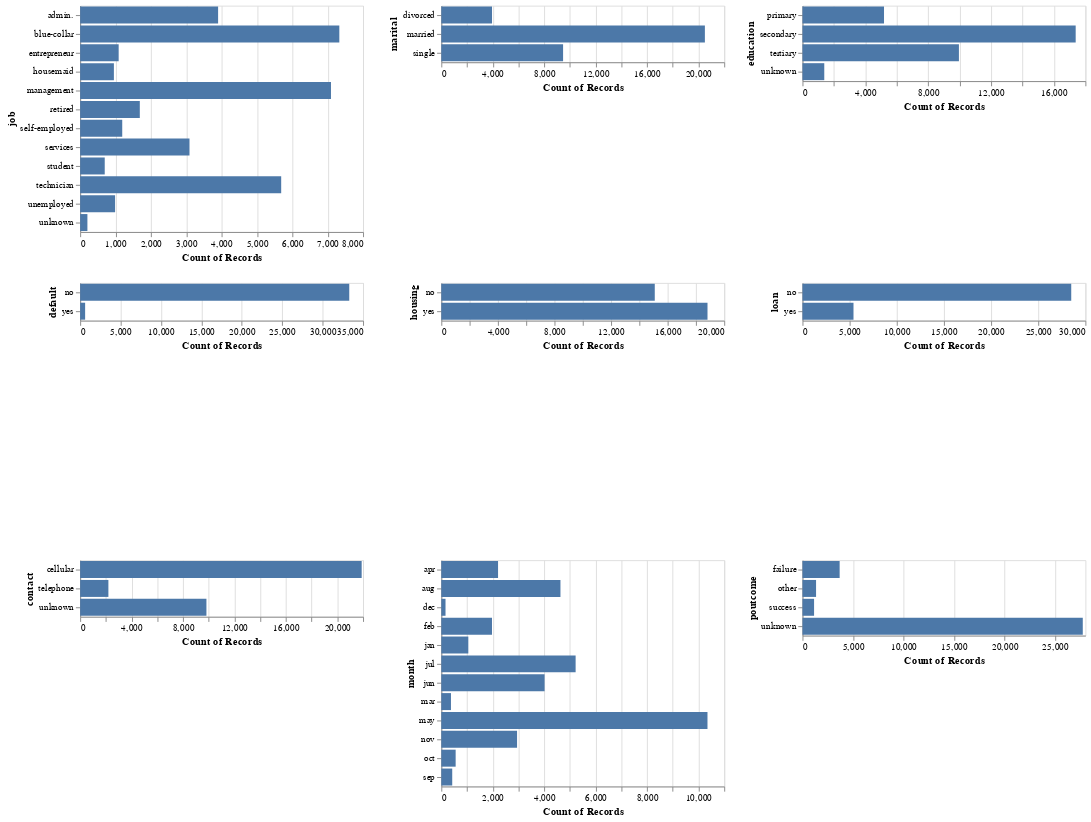

Write notebook code for a chart like this one.
### Code cell
import altair as alt
alt.data_transformers.enable("vegafusion")

alt.Chart(train_df).mark_bar().encode(
    x="count()",
    y=alt.Y(alt.repeat()).type("nominal")
).repeat(
    categorical_cols, columns=3
)

### Figure 1 — Vega specification as saved in the notebook (floating-point values rounded to 4 significant figures)
{"$schema": "https://vega.github.io/schema/vega/v5.json", "data": [{"name": "source_0"}, {"name": "data_0", "values": [{"__count": 988, "job": "unemployed"}, {"__count": 3901, "job": "admin."}, {"__count": 7329, "job": "blue-collar"}, {"__count": 5685, "job": "technician"}, {"__count": 7093, "job": "management"}, {"__count": 3092, "job": "services"}, {"__count": 1089, "job": "entrepreneur"}, {"__count": 954, "job": "housemaid"}, {"__count": 1190, "job": "self-employed"}, {"__count": 695, "job": "student"}, {"__count": 1687, "job": "retired"}, {"__count": 205, "job": "unknown"}]}, {"name": "data_1", "values": [{"__count": 9469, "marital": "single"}, {"__count": 20496, "marital": "married"}, {"__count": 3943, "marital": "divorced"}]}, {"name": "data_2", "values": [{"__count": 17382, "education": "secondary"}, {"__count": 5187, "education": "primary"}, {"__count": 9953, "education": "tertiary"}, {"__count": 1386, "education": "unknown"}]}, {"name": "data_3", "values": [{"__count": 33293, "default": "no"}, {"__count": 615, "default": "yes"}]}, {"name": "data_4", "values": [{"__count": 15090, "housing": "no"}, {"__count": 18818, "housing": "yes"}]}, {"name": "data_5", "values": [{"__count": 28499, "loan": "no"}, {"__count": 5409, "loan": "yes"}]}, {"name": "data_6", "values": [{"__count": 21892, "contact": "cellular"}, {"__count": 9820, "contact": "unknown"}, {"__count": 2196, "contact": "telephone"}]}, {"name": "data_7", "values": [{"__count": 2945, "month": "nov"}, {"__count": 5222, "month": "jul"}, {"__count": 4015, "month": "jun"}, {"__count": 10349, "month": "may"}, {"__count": 4632, "month": "aug"}, {"__count": 2206, "month": "apr"}, {"__count": 1050, "month": "jan"}, {"__count": 1970, "month": "feb"}, {"__count": 557, "month": "oct"}, {"__count": 375, "month": "mar"}, {"__count": 163, "month": "dec"}, {"__count": 424, "month": "sep"}]}, {"name": "data_8", "values": [{"__count": 27741, "poutcome": "unknown"}, {"__count": 3678, "poutcome": "failure"}, {"__count": 1343, "poutcome": "other"}, {"__count": 1146, "poutcome": "success"}]}, {"name": "data_0_child__job_x_domain___count", "values": [{"min": 205, "max": 7329}]}, {"name": "data_0_child__job_y_domain_job", "values": [{"job": "unemployed"}, {"job": "admin."}, {"job": "blue-collar"}, {"job": "technician"}, {"job": "management"}, {"job": "services"}, {"job": "entrepreneur"}, {"job": "housemaid"}, {"job": "self-employed"}, {"job": "student"}, {"job": "retired"}, {"job": "unknown"}]}, {"name": "data_1_child__marital_x_domain___count", "values": [{"min": 3943, "max": 20496}]}, {"name": "data_1_child__marital_y_domain_marital", "values": [{"marital": "single"}, {"marital": "married"}, {"marital": "divorced"}]}, {"name": "data_2_child__education_x_domain___count", "values": [{"min": 1386, "max": 17382}]}, {"name": "data_2_child__education_y_domain_education", "values": [{"education": "secondary"}, {"education": "primary"}, {"education": "tertiary"}, {"education": "unknown"}]}, {"name": "data_3_child__default_x_domain___count", "values": [{"min": 615, "max": 33293}]}, {"name": "data_3_child__default_y_domain_default", "values": [{"default": "no"}, {"default": "yes"}]}, {"name": "data_4_child__housing_x_domain___count", "values": [{"min": 15090, "max": 18818}]}, {"name": "data_4_child__housing_y_domain_housing", "values": [{"housing": "no"}, {"housing": "yes"}]}, {"name": "data_5_child__loan_x_domain___count", "values": [{"min": 5409, "max": 28499}]}, {"name": "data_5_child__loan_y_domain_loan", "values": [{"loan": "no"}, {"loan": "yes"}]}, {"name": "data_6_child__contact_x_domain___count", "values": [{"min": 2196, "max": 21892}]}, {"name": "data_6_child__contact_y_domain_contact", "values": [{"contact": "cellular"}, {"contact": "unknown"}, {"contact": "telephone"}]}, {"name": "data_7_child__month_x_domain___count", "values": [{"min": 163, "max": 10349}]}, {"name": "data_7_child__month_y_domain_month", "values": [{"month": "nov"}, {"month": "jul"}, {"month": "jun"}, {"month": "may"}, {"month": "aug"}, {"month": "apr"}, {"month": "jan"}, {"month": "feb"}, {"month": "oct"}, {"month": "mar"}, {"month": "dec"}, {"month": "sep"}]}, {"name": "data_8_child__poutcome_x_domain___count", "values": [{"min": 1146, "max": 27741}]}, {"name": "data_8_child__poutcome_y_domain_poutcome", "values": [{"poutcome": "unknown"}, {"poutcome": "failure"}, {"poutcome": "other"}, {"poutcome": "success"}]}], "signals": [{"name": "childWidth", "value": 300}, {"name": "child__job_y_step", "value": 20}, {"name": "child__job_height", "update": "bandspace(domain('child__job_y').length, 0.1, 0.05) * child__job_y_step"}, {"name": "child__marital_y_step", "value": 20}, {"name": "child__marital_height", "update": "bandspace(domain('child__marital_y').length, 0.1, 0.05) * child__marital_y_step"}, {"name": "child__education_y_step", "value": 20}, {"name": "child__education_height", "update": "bandspace(domain('child__education_y').length, 0.1, 0.05) * child__education_y_step"}, {"name": "child__default_y_step", "value": 20}, {"name": "child__default_height", "update": "bandspace(domain('child__default_y').length, 0.1, 0.05) * child__default_y_step"}, {"name": "child__housing_y_step", "value": 20}, {"name": "child__housing_height", "update": "bandspace(domain('child__housing_y').length, 0.1, 0.05) * child__housing_y_step"}, {"name": "child__loan_y_step", "value": 20}, {"name": "child__loan_height", "update": "bandspace(domain('child__loan_y').length, 0.1, 0.05) * child__loan_y_step"}, {"name": "child__contact_y_step", "value": 20}, {"name": "child__contact_height", "update": "bandspace(domain('child__contact_y').length, 0.1, 0.05) * child__contact_y_step"}, {"name": "child__month_y_step", "value": 20}, {"name": "child__month_height", "update": "bandspace(domain('child__month_y').length, 0.1, 0.05) * child__month_y_step"}, {"name": "child__poutcome_y_step", "value": 20}, {"name": "child__poutcome_height", "update": "bandspace(domain('child__poutcome_y').length, 0.1, 0.05) * child__poutcome_y_step"}], "marks": [{"type": "group", "name": "child__job_group", "encode": {"update": {"width": {"signal": "childWidth"}, "height": {"signal": "child__job_height"}}}, "marks": [{"type": "rect", "name": "child__job_marks", "from": {"data": "data_0"}, "encode": {"update": {"ariaRoleDescription": {"value": "bar"}, "description": {"signal": "\"Count of Records: \" + (format(datum[\"__count\"], \"\")) + \"; job: \" + (isValid(datum[\"job\"]) ? datum[\"job\"] : \"\"+datum[\"job\"])"}, "x": {"field": "__count", "scale": "child__job_x"}, "y": {"field": "job", "scale": "child__job_y"}, "x2": {"value": 0, "scale": "child__job_x"}, "fill": {"value": "#4c78a8"}, "height": {"signal": "max(0.25, bandwidth('child__job_y'))"}}}, "style": ["bar"]}], "axes": [{"scale": "child__job_x", "orient": "bottom", "grid": true, "maxExtent": 0, "domain": false, "ticks": false, "labels": false, "tickCount": {"signal": "ceil(childWidth/40)"}, "gridScale": "child__job_y", "aria": false, "minExtent": 0, "zindex": 0}, {"scale": "child__job_x", "title": "Count of Records", "labelFlush": true, "tickCount": {"signal": "ceil(childWidth/40)"}, "orient": "bottom", "labelOverlap": true, "zindex": 0, "grid": false}, {"scale": "child__job_y", "orient": "left", "zindex": 0, "title": "job", "grid": false}], "style": "cell"}, {"type": "group", "name": "child__marital_group", "encode": {"update": {"height": {"signal": "child__marital_height"}, "width": {"signal": "childWidth"}}}, "marks": [{"type": "rect", "name": "child__marital_marks", "from": {"data": "data_1"}, "encode": {"update": {"height": {"signal": "max(0.25, bandwidth('child__marital_y'))"}, "ariaRoleDescription": {"value": "bar"}, "description": {"signal": "\"Count of Records: \" + (format(datum[\"__count\"], \"\")) + \"; marital: \" + (isValid(datum[\"marital\"]) ? datum[\"marital\"] : \"\"+datum[\"marital\"])"}, "x2": {"value": 0, "scale": "child__marital_x"}, "fill": {"value": "#4c78a8"}, "x": {"field": "__count", "scale": "child__marital_x"}, "y": {"field": "marital", "scale": "child__marital_y"}}}, "style": ["bar"]}], "axes": [{"scale": "child__marital_x", "maxExtent": 0, "grid": true, "orient": "bottom", "gridScale": "child__marital_y", "aria": false, "domain": false, "labels": false, "minExtent": 0, "tickCount": {"signal": "ceil(childWidth/40)"}, "zindex": 0, "ticks": false}, {"scale": "child__marital_x", "labelOverlap": true, "grid": false, "orient": "bottom", "title": "Count of Records", "tickCount": {"signal": "ceil(childWidth/40)"}, "zindex": 0, "labelFlush": true}, {"scale": "child__marital_y", "grid": false, "title": "marital", "orient": "left", "zindex": 0}], "style": "cell"}, {"type": "group", "name": "child__education_group", "encode": {"update": {"width": {"signal": "childWidth"}, "height": {"signal": "child__education_height"}}}, "marks": [{"type": "rect", "name": "child__education_marks", "from": {"data": "data_2"}, "encode": {"update": {"x2": {"value": 0, "scale": "child__education_x"}, "ariaRoleDescription": {"value": "bar"}, "description": {"signal": "\"Count of Records: \" + (format(datum[\"__count\"], \"\")) + \"; education: \" + (isValid(datum[\"education\"]) ? datum[\"education\"] : \"\"+datum[\"education\"])"}, "y": {"field": "education", "scale": "child__education_y"}, "height": {"signal": "max(0.25, bandwidth('child__education_y'))"}, "fill": {"value": "#4c78a8"}, "x": {"field": "__count", "scale": "child__education_x"}}}, "style": ["bar"]}], "axes": [{"scale": "child__education_x", "grid": true, "minExtent": 0, "labels": false, "orient": "bottom", "gridScale": "child__education_y", "domain": false, "ticks": false, "tickCount": {"signal": "ceil(childWidth/40)"}, "aria": false, "maxExtent": 0, "zindex": 0}, {"scale": "child__education_x", "tickCount": {"signal": "ceil(childWidth/40)"}, "orient": "bottom", "zindex": 0, "grid": false, "labelFlush": true, "title": "Count of Records", "labelOverlap": true}, {"scale": "child__education_y", "zindex": 0, "orient": "left", "grid": false, "title": "education"}], "style": "cell"}, {"type": "group", "name": "child__default_group", "encode": {"update": {"width": {"signal": "childWidth"}, "height": {"signal": "child__default_height"}}}, "marks": [{"type": "rect", "name": "child__default_marks", "from": {"data": "data_3"}, "encode": {"update": {"fill": {"value": "#4c78a8"}, "x2": {"value": 0, "scale": "child__default_x"}, "description": {"signal": "\"Count of Records: \" + (format(datum[\"__count\"], \"\")) + \"; default: \" + (isValid(datum[\"default\"]) ? datum[\"default\"] : \"\"+datum[\"default\"])"}, "y": {"field": "default", "scale": "child__default_y"}, "height": {"signal": "max(0.25, bandwidth('child__default_y'))"}, "ariaRoleDescription": {"value": "bar"}, "x": {"field": "__count", "scale": "child__default_x"}}}, "style": ["bar"]}], "axes": [{"scale": "child__default_x", "maxExtent": 0, "gridScale": "child__default_y", "tickCount": {"signal": "ceil(childWidth/40)"}, "labels": false, "aria": false, "grid": true, "orient": "bottom", "minExtent": 0, "zindex": 0, "ticks": false, "domain": false}, {"scale": "child__default_x", "orient": "bottom", "labelOverlap": true, "labelFlush": true, "tickCount": {"signal": "ceil(childWidth/40)"}, "zindex": 0, "grid": false, "title": "Count of Records"}, {"scale": "child__default_y", "zindex": 0, "grid": false, "title": "default", "orient": "left"}], "style": "cell"}, {"type": "group", "name": "child__housing_group", "encode": {"update": {"height": {"signal": "child__housing_height"}, "width": {"signal": "childWidth"}}}, "marks": [{"type": "rect", "name": "child__housing_marks", "from": {"data": "data_4"}, "encode": {"update": {"x": {"field": "__count", "scale": "child__housing_x"}, "fill": {"value": "#4c78a8"}, "x2": {"value": 0, "scale": "child__housing_x"}, "ariaRoleDescription": {"value": "bar"}, "y": {"field": "housing", "scale": "child__housing_y"}, "height": {"signal": "max(0.25, bandwidth('child__housing_y'))"}, "description": {"signal": "\"Count of Records: \" + (format(datum[\"__count\"], \"\")) + \"; housing: \" + (isValid(datum[\"housing\"]) ? datum[\"housing\"] : \"\"+datum[\"housing\"])"}}}, "style": ["bar"]}], "axes": [{"scale": "child__housing_x", "orient": "bottom", "gridScale": "child__housing_y", "labels": false, "domain": false, "aria": false, "tickCount": {"signal": "ceil(childWidth/40)"}, "minExtent": 0, "grid": true, "ticks": false, "maxExtent": 0, "zindex": 0}, {"scale": "child__housing_x", "labelFlush": true, "labelOverlap": true, "tickCount": {"signal": "ceil(childWidth/40)"}, "grid": false, "title": "Count of Records", "zindex": 0, "orient": "bottom"}, {"scale": "child__housing_y", "orient": "left", "grid": false, "zindex": 0, "title": "housing"}], "style": "cell"}, {"type": "group", "name": "child__loan_group", "encode": {"update": {"width": {"signal": "childWidth"}, "height": {"signal": "child__loan_height"}}}, "marks": [{"type": "rect", "name": "child__loan_marks", "from": {"data": "data_5"}, "encode": {"update": {"fill": {"value": "#4c78a8"}, "description": {"signal": "\"Count of Records: \" + (format(datum[\"__count\"], \"\")) + \"; loan: \" + (isValid(datum[\"loan\"]) ? datum[\"loan\"] : \"\"+datum[\"loan\"])"}, "ariaRoleDescription": {"value": "bar"}, "x": {"field": "__count", "scale": "child__loan_x"}, "y": {"field": "loan", "scale": "child__loan_y"}, "height": {"signal": "max(0.25, bandwidth('child__loan_y'))"}, "x2": {"value": 0, "scale": "child__loan_x"}}}, "style": ["bar"]}], "axes": [{"scale": "child__loan_x", "orient": "bottom", "grid": true, "aria": false, "ticks": false, "domain": false, "gridScale": "child__loan_y", "zindex": 0, "tickCount": {"signal": "ceil(childWidth/40)"}, "minExtent": 0, "labels": false, "maxExtent": 0}, {"scale": "child__loan_x", "zindex": 0, "grid": false, "labelOverlap": true, "title": "Count of Records", "labelFlush": true, "tickCount": {"signal": "ceil(childWidth/40)"}, "orient": "bottom"}, {"scale": "child__loan_y", "grid": false, "orient": "left", "title": "loan", "zindex": 0}], "style": "cell"}, {"type": "group", "name": "child__contact_group", "encode": {"update": {"height": {"signal": "child__contact_height"}, "width": {"signal": "childWidth"}}}, "marks": [{"type": "rect", "name": "child__contact_marks", "from": {"data": "data_6"}, "encode": {"update": {"ariaRoleDescription": {"value": "bar"}, "x2": {"value": 0, "scale": "child__contact_x"}, "description": {"signal": "\"Count of Records: \" + (format(datum[\"__count\"], \"\")) + \"; contact: \" + (isValid(datum[\"contact\"]) ? datum[\"contact\"] : \"\"+datum[\"contact\"])"}, "height": {"signal": "max(0.25, bandwidth('child__contact_y'))"}, "x": {"field": "__count", "scale": "child__contact_x"}, "y": {"field": "contact", "scale": "child__contact_y"}, "fill": {"value": "#4c78a8"}}}, "style": ["bar"]}], "axes": [{"scale": "child__contact_x", "orient": "bottom", "domain": false, "aria": false, "ticks": false, "grid": true, "zindex": 0, "maxExtent": 0, "minExtent": 0, "labels": false, "tickCount": {"signal": "ceil(childWidth/40)"}, "gridScale": "child__contact_y"}, {"scale": "child__contact_x", "zindex": 0, "grid": false, "title": "Count of Records", "labelFlush": true, "orient": "bottom", "labelOverlap": true, "tickCount": {"signal": "ceil(childWidth/40)"}}, {"scale": "child__contact_y", "title": "contact", "grid": false, "orient": "left", "zindex": 0}], "style": "cell"}, {"type": "group", "name": "child__month_group", "encode": {"update": {"width": {"signal": "childWidth"}, "height": {"signal": "child__month_height"}}}, "marks": [{"type": "rect", "name": "child__month_marks", "from": {"data": "data_7"}, "encode": {"update": {"x": {"field": "__count", "scale": "child__month_x"}, "y": {"field": "month", "scale": "child__month_y"}, "height": {"signal": "max(0.25, bandwidth('child__month_y'))"}, "x2": {"value": 0, "scale": "child__month_x"}, "ariaRoleDescription": {"value": "bar"}, "description": {"signal": "\"Count of Records: \" + (format(datum[\"__count\"], \"\")) + \"; month: \" + (isValid(datum[\"month\"]) ? datum[\"month\"] : \"\"+datum[\"month\"])"}, "fill": {"value": "#4c78a8"}}}, "style": ["bar"]}], "axes": [{"scale": "child__month_x", "grid": true, "gridScale": "child__month_y", "domain": false, "labels": false, "orient": "bottom", "minExtent": 0, "tickCount": {"signal": "ceil(childWidth/40)"}, "aria": false, "ticks": false, "zindex": 0, "maxExtent": 0}, {"scale": "child__month_x", "zindex": 0, "orient": "bottom", "grid": false, "title": "Count of Records", "labelOverlap": true, "labelFlush": true, "tickCount": {"signal": "ceil(childWidth/40)"}}, {"scale": "child__month_y", "grid": false, "zindex": 0, "title": "month", "orient": "left"}], "style": "cell"}, {"type": "group", "name": "child__poutcome_group", "encode": {"update": {"height": {"signal": "child__poutcome_height"}, "width": {"signal": "childWidth"}}}, "marks": [{"type": "rect", "name": "child__poutcome_marks", "from": {"data": "data_8"}, "encode": {"update": {"ariaRoleDescription": {"value": "bar"}, "height": {"signal": "max(0.25, bandwidth('child__poutcome_y'))"}, "description": {"signal": "\"Count of Records: \" + (format(datum[\"__count\"], \"\")) + \"; poutcome: \" + (isValid(datum[\"poutcome\"]) ? datum[\"poutcome\"] : \"\"+datum[\"poutcome\"])"}, "x": {"field": "__count", "scale": "child__poutcome_x"}, "y": {"field": "poutcome", "scale": "child__poutcome_y"}, "fill": {"value": "#4c78a8"}, "x2": {"value": 0, "scale": "child__poutcome_x"}}}, "style": ["bar"]}], "axes": [{"scale": "child__poutcome_x", "zindex": 0, "labels": false, "grid": true, "gridScale": "child__poutcome_y", "minExtent": 0, "ticks": false, "aria": false, "tickCount": {"signal": "ceil(childWidth/40)"}, "domain": false, "orient": "bottom", "maxExtent": 0}, {"scale": "child__poutcome_x", "labelOverlap": true, "grid": false, "tickCount": {"signal": "ceil(childWidth/40)"}, "title": "Count of Records", "zindex": 0, "orient": "bottom", "labelFlush": true}, {"scale": "child__poutcome_y", "zindex": 0, "grid": false, "title": "poutcome", "orient": "left"}], "style": "cell"}], "scales": [{"name": "child__job_x", "type": "linear", "domain": [{"signal": "(data(\"data_0_child__job_x_domain___count\")[0] || {}).min"}, {"signal": "(data(\"data_0_child__job_x_domain___count\")[0] || {}).max"}], "range": [0, {"signal": "childWidth"}], "zero": true, "nice": true}, {"name": "child__job_y", "type": "band", "domain": {"data": "data_0_child__job_y_domain_job", "field": "job", "sort": true}, "range": {"step": {"signal": "child__job_y_step"}}, "paddingInner": 0.1, "paddingOuter": 0.05}, {"name": "child__marital_x", "type": "linear", "domain": [{"signal": "(data(\"data_1_child__marital_x_domain___count\")[0] || {}).min"}, {"signal": "(data(\"data_1_child__marital_x_domain___count\")[0] || {}).max"}], "range": [0, {"signal": "childWidth"}], "zero": true, "nice": true}, {"name": "child__marital_y", "type": "band", "domain": {"data": "data_1_child__marital_y_domain_marital", "field": "marital", "sort": true}, "range": {"step": {"signal": "child__marital_y_step"}}, "paddingInner": 0.1, "paddingOuter": 0.05}, {"name": "child__education_x", "type": "linear", "domain": [{"signal": "(data(\"data_2_child__education_x_domain___count\")[0] || {}).min"}, {"signal": "(data(\"data_2_child__education_x_domain___count\")[0] || {}).max"}], "range": [0, {"signal": "childWidth"}], "nice": true, "zero": true}, {"name": "child__education_y", "type": "band", "domain": {"data": "data_2_child__education_y_domain_education", "field": "education", "sort": true}, "range": {"step": {"signal": "child__education_y_step"}}, "paddingInner": 0.1, "paddingOuter": 0.05}, {"name": "child__default_x", "type": "linear", "domain": [{"signal": "(data(\"data_3_child__default_x_domain___count\")[0] || {}).min"}, {"signal": "(data(\"data_3_child__default_x_domain___count\")[0] || {}).max"}], "range": [0, {"signal": "childWidth"}], "nice": true, "zero": true}, {"name": "child__default_y", "type": "band", "domain": {"data": "data_3_child__default_y_domain_default", "field": "default", "sort": true}, "range": {"step": {"signal": "child__default_y_step"}}, "paddingOuter": 0.05, "paddingInner": 0.1}, {"name": "child__housing_x", "type": "linear", "domain": [{"signal": "(data(\"data_4_child__housing_x_domain___count\")[0] || {}).min"}, {"signal": "(data(\"data_4_child__housing_x_domain___count\")[0] || {}).max"}], "range": [0, {"signal": "childWidth"}], "zero": true, "nice": true}, {"name": "child__housing_y", "type": "band", "domain": {"data": "data_4_child__housing_y_domain_housing", "field": "housing", "sort": true}, "range": {"step": {"signal": "child__housing_y_step"}}, "paddingInner": 0.1, "paddingOuter": 0.05}, {"name": "child__loan_x", "type": "linear", "domain": [{"signal": "(data(\"data_5_child__loan_x_domain___count\")[0] || {}).min"}, {"signal": "(data(\"data_5_child__loan_x_domain___count\")[0] || {}).max"}], "range": [0, {"signal": "childWidth"}], "zero": true, "nice": true}, {"name": "child__loan_y", "type": "band", "domain": {"data": "data_5_child__loan_y_domain_loan", "field": "loan", "sort": true}, "range": {"step": {"signal": "child__loan_y_step"}}, "paddingInner": 0.1, "paddingOuter": 0.05}, {"name": "child__contact_x", "type": "linear", "domain": [{"signal": "(data(\"data_6_child__contact_x_domain___count\")[0] || {}).min"}, {"signal": "(data(\"data_6_child__contact_x_domain___count\")[0] || {}).max"}], "range": [0, {"signal": "childWidth"}], "zero": true, "nice": true}, {"name": "child__contact_y", "type": "band", "domain": {"data": "data_6_child__contact_y_domain_contact", "field": "contact", "sort": true}, "range": {"step": {"signal": "child__contact_y_step"}}, "paddingInner": 0.1, "paddingOuter": 0.05}, {"name": "child__month_x", "type": "linear", "domain": [{"signal": "(data(\"data_7_child__month_x_domain___count\")[0] || {}).min"}, {"signal": "(data(\"data_7_child__month_x_domain___count\")[0] || {}).max"}], "range": [0, {"signal": "childWidth"}], "zero": true, "nice": true}, {"name": "child__month_y", "type": "band", "domain": {"data": "data_7_child__month_y_domain_month", "field": "month", "sort": true}, "range": {"step": {"signal": "child__month_y_step"}}, "paddingInner": 0.1, "paddingOuter": 0.05}, {"name": "child__poutcome_x", "type": "linear", "domain": [{"signal": "(data(\"data_8_child__poutcome_x_domain___count\")[0] || {}).min"}, {"signal": "(data(\"data_8_child__poutcome_x_domain___count\")[0] || {}).max"}], "range": [0, {"signal": "childWidth"}], "nice": true, "zero": true}, {"name": "child__poutcome_y", "type": "band", "domain": {"data": "data_8_child__poutcome_y_domain_poutcome", "field": "poutcome", "sort": true}, "range": {"step": {"signal": "child__poutcome_y_step"}}, "paddingInner": 0.1, "paddingOuter": 0.05}], "background": "white", "padding": 5, "layout": {"padding": 20, "columns": 3, "bounds": "full", "align": "all"}}
